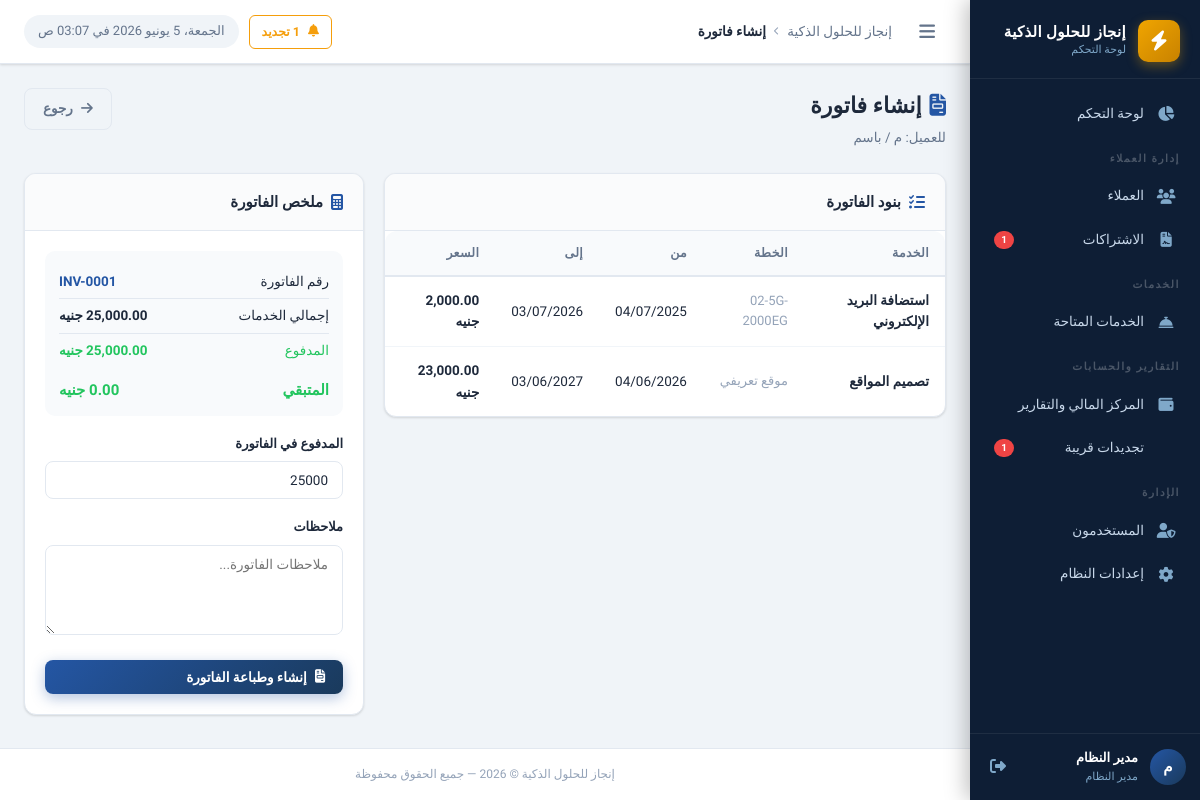
/invoices/generate.php?client_id=1 (signed in), run on an earlier commit of the app's database.
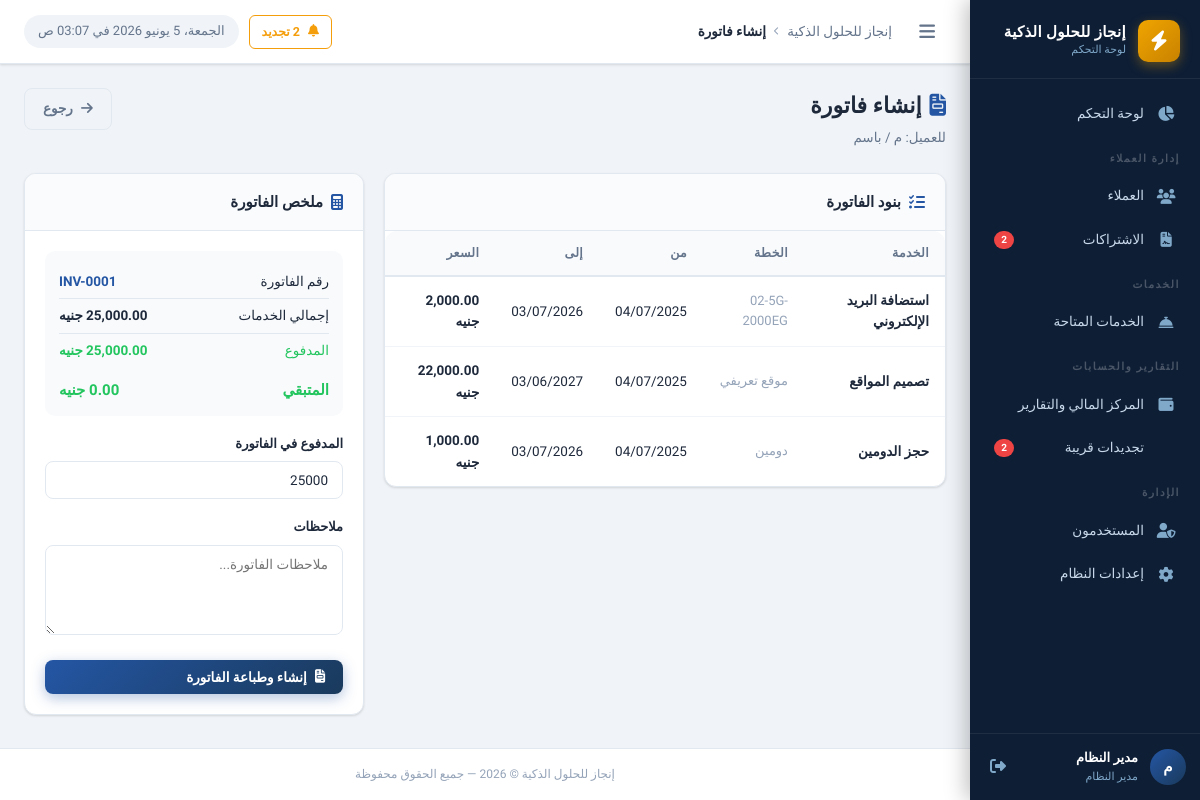
And on a later commit of the database.
### tables this page shows
CREATE TABLE `client_subscriptions` (
  `id` int UNSIGNED NOT NULL,
  `client_id` int UNSIGNED NOT NULL,
  `service_id` int UNSIGNED NOT NULL,
  `plan_name` varchar(200) DEFAULT NULL COMMENT 'اسم الخطة (مثل: أساسية، بريميوم)',
  `price` decimal(10,2) NOT NULL DEFAULT '0.00' COMMENT 'سعر الاشتراك الفعلي',
  `start_date` date DEFAULT NULL,
  `end_date` date DEFAULT NULL,
  `status` enum('active','expired','cancelled','pending') NOT NULL DEFAULT 'active',
  `notes` text,
  `created_by` int UNSIGNED DEFAULT NULL,
  `created_at` datetime NOT NULL DEFAULT CURRENT_TIMESTAMP,
  `updated_at` datetime NOT NULL DEFAULT CURRENT_TIMESTAMP ON UPDATE CURRENT_TIMESTAMP
);

CREATE TABLE `services` (
  `id` int UNSIGNED NOT NULL,
  `name` varchar(200) NOT NULL COMMENT 'اسم الخدمة',
  `description` text,
  `default_price` decimal(10,2) NOT NULL DEFAULT '0.00',
  `duration_months` int NOT NULL DEFAULT '12' COMMENT 'مدة الاشتراك الافتراضية بالأشهر',
  `status` tinyint(1) NOT NULL DEFAULT '1',
  `created_by` int UNSIGNED DEFAULT NULL,
  `created_at` datetime NOT NULL DEFAULT CURRENT_TIMESTAMP,
  `sort_order` int NOT NULL DEFAULT '0'
);

### includes/auth.php (called while the page is built, shortened)
<?php
function hasPermission(string $permission): bool {
    if (($_SESSION['user_role'] ?? '') === 'admin') return true;
    $permissions = $_SESSION['user_permissions'] ?? [];
    return in_array($permission, $permissions, true);
}

### includes/functions.php (called while the page is built, shortened)
<?php
function formatMoney(float $amount, string $currency = null): string {
    if ($currency === null) {
        $currency = getSetting('currency', 'جنيه');
    }
    return number_format($amount, 2) . ' ' . $currency;
}
function formatDate(?string $date, string $format = 'd/m/Y'): string {
    return date('d/m/Y', strtotime($date));
}
function e(mixed $value): string {
    return htmlspecialchars((string)$value, ENT_QUOTES, 'UTF-8');
}

### config/app.php (called while the page is built, shortened)
<?php
require_once INCLUDES_PATH . '/functions.php';
require_once INCLUDES_PATH . '/auth.php';
function getSettings(): array {
    static $settings = null;
    if ($settings === null) {
        try {
            $db  = getDB();
            $stmt = $db->query("SELECT `key`, `value` FROM `settings`");
            $settings = [];
            while ($row = $stmt->fetch()) {
                $settings[$row['key']] = $row['value'];
            }
        } catch (Exception $e) {
            $settings = [];
        }
    }
    return $settings;
}
function getSetting(string $key, string $default = ''): string {
    $settings = getSettings();
    return $settings[$key] ?? $default;
}

### invoices/generate.php (the view, shortened to what the changed rows need)
<?php
require_once dirname(__DIR__) . '/config/app.php';
$db       = getDB();
$clientId = (int)($_GET['client_id'] ?? 0);
$subsStmt = $db->prepare("SELECT cs.*, s.name as service_name FROM client_subscriptions cs JOIN services s ON s.id=cs.service_id WHERE cs.client_id=? AND cs.status!='cancelled'");
$subsStmt->execute([$clientId]);
$subs = $subsStmt->fetchAll();
$invoiceNumber = getSetting('invoice_prefix','INV').'-'.str_pad((int)getSetting('invoice_counter','1'),4,'0',STR_PAD_LEFT);
$activePage    = 'invoices';
$depth         = 1;
require_once INCLUDES_PATH . '/header.php';
?>
<div class="page-header">
  <div class="page-header-text">
    <h1 class="page-title"><i class="fas fa-file-invoice" style="color:var(--primary-light);margin-left:8px;"></i>إنشاء فاتورة</h1>
  </div>
</div>
<div style="display:grid;grid-template-columns:1fr 340px;gap:20px;align-items:start;">
  <div>
    <div class="card">
      <div class="table-wrapper">
        <table class="data-table">
          <thead><tr><th>الخدمة</th><th>الخطة</th><th>من</th><th>إلى</th><th>السعر</th></tr></thead>
          <tbody>
            <?php foreach ($subs as $s): ?>
            <tr>
              <td><strong><?= e($s['service_name']) ?></strong></td>
              <td class="text-muted"><?= e($s['plan_name'] ?: '—') ?></td>
              <td><?= formatDate($s['start_date']) ?></td>
              <td><?= formatDate($s['end_date']) ?></td>
              <td class="fw-bold"><?= formatMoney($s['price']) ?></td>
            </tr>
            <?php endforeach; ?>
          </tbody>
        </table>
      </div>
    </div>
  </div>
</div>
<?php require_once INCLUDES_PATH . '/footer.php'; ?>

### includes/header.php (shortened to what the changed rows need)
<?php
$renewalCount = 0;
try {
    $db   = getDB();
    $days = (int)getSetting('renewal_warning_days', '30');
    $stmt = $db->prepare("
        SELECT COUNT(*) FROM client_subscriptions
        WHERE status = 'active'
          AND end_date BETWEEN CURDATE() AND DATE_ADD(CURDATE(), INTERVAL ? DAY)
    ");
    $stmt->execute([$days]);
    $renewalCount = (int)$stmt->fetchColumn();
} catch (Exception $e) {}
?>
<!DOCTYPE html>
<html lang="ar" dir="rtl">
<head>
  <link rel="stylesheet" href="https://cdnjs.cloudflare.com/ajax/libs/font-awesome/6.5.0/css/all.min.css">
  <link rel="stylesheet" href="<?= str_repeat('../', $depth ?? 0) ?>assets/css/style.css">
  <link rel="stylesheet" href="<?= str_repeat('../', $depth ?? 0) ?>assets/css/print.css" media="print">
  <link rel="stylesheet" href="https://cdn.jsdelivr.net/npm/flatpickr/dist/flatpickr.min.css">
</head>
<body>
<div class="layout">
  <aside class="sidebar" id="sidebar">
    <nav class="sidebar-nav" role="navigation" aria-label="القائمة الرئيسية">
      <?php if (hasPermission('view_clients')): ?>
      <ul>
        <?php if (hasPermission('view_subscriptions')): ?>
        <li class="nav-item">
          <a href="<?= str_repeat('../', $depth ?? 0) ?>subscriptions/index.php"
             class="nav-link <?= ($activePage ?? '') === 'subscriptions' ? 'active' : '' ?>"
             id="nav-subscriptions">
            <i class="fas fa-file-contract nav-icon"></i>
            <span>الاشتراكات</span>
            <?php if ($renewalCount > 0): ?>
            <span class="nav-badge"><?= $renewalCount ?></span>
            <?php endif; ?>
          </a>
        </li>
        <?php endif; ?>
      </ul>
      <?php endif; ?>
      <?php if (hasPermission('view_reports') || hasPermission('view_payments') || hasPermission('print_invoices')): ?>
      <ul>
        <?php if (hasPermission('view_reports')): ?>
        <li class="nav-item">
          <a href="<?= str_repeat('../', $depth ?? 0) ?>reports/renewals.php"
             class="nav-link <?= ($activePage ?? '') === 'reports-renewals' ? 'active' : '' ?>"
             id="nav-reports-renewals">
            <span>تجديدات قريبة</span>
            <?php if ($renewalCount > 0): ?>
            <span class="nav-badge"><?= $renewalCount ?></span>
            <?php endif; ?>
          </a>
        </li>
        <?php endif; ?>
      </ul>
      <?php endif; ?>
    </nav>
  </aside>
  <div class="main-content">
    <header class="topbar">
      <div class="topbar-actions">
        <?php if ($renewalCount > 0): ?>
        <a href="<?= str_repeat('../', $depth ?? 0) ?>reports/renewals.php"
           class="btn btn-sm btn-outline"
           style="color: var(--warning); border-color: var(--warning);">
          <i class="fas fa-bell"></i>
          <?= $renewalCount ?> تجديد
        </a>
        <?php endif; ?>
        <div class="topbar-time" id="liveClock"></div>
      </div>
    </header>
    <main class="page-content">

What changed in the data, as far as the page shows it:
changed client_subscriptions "موقع تعريفي": start_date "04/06/2026" → "04/07/2025"; price "23,000.00 جنيه" → "22,000.00 جنيه"
added client_subscriptions: service.name "حجز الدومين", plan_name "دومين", start_date "04/07/2025", end_date "03/07/2026", price "1,000.00 جنيه"
Also different on the page:
$renewalCount: "1" → "2"
